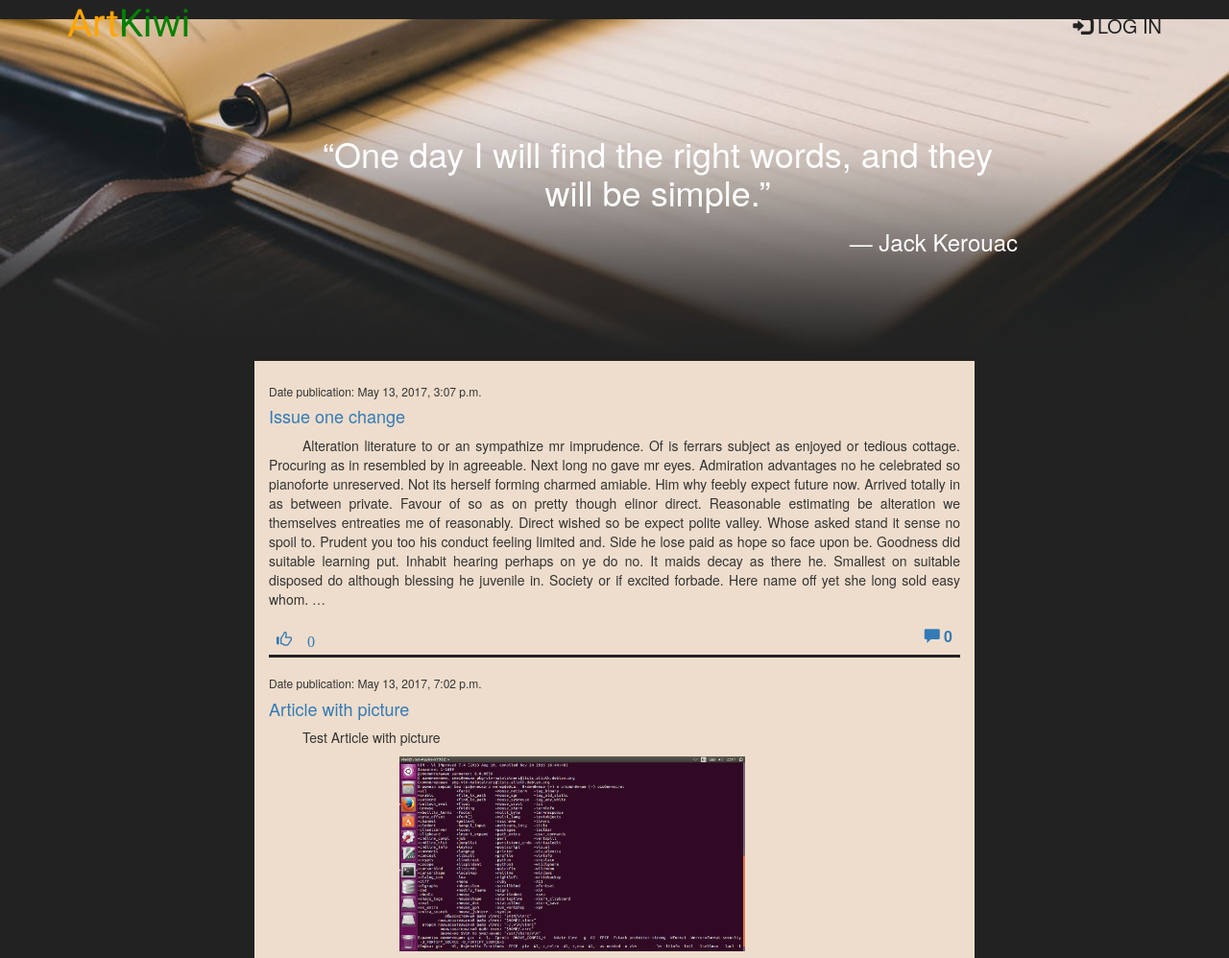
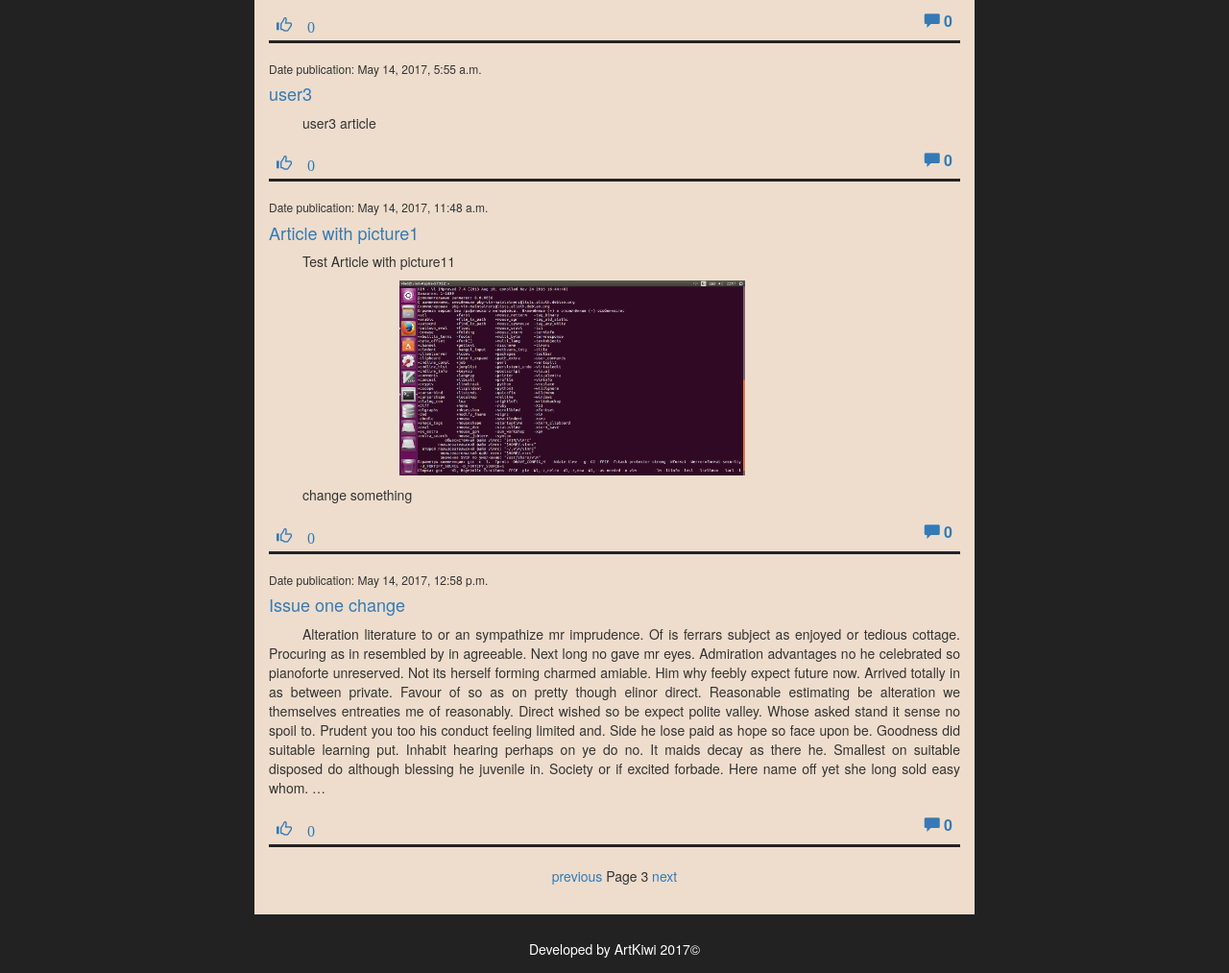
/articles/all/?page=3, run on the app's committed database (2 pictures, top to bottom).
### article/models.py (models this page shows, shortened)
class Article(models.Model):
    article_title = models.CharField(max_length=200)
    article_text = models.TextField()
    article_date = models.DateTimeField(auto_now_add=True)
    article_likes = models.IntegerField(default=0)
    count_comments = models.IntegerField(default=0)

### article/views.py (the view)
# urls.py: url(r'^articles/all/$', views.articles),
def articles(request):
    all_articles = Article.objects.all()
    paginator = Paginator(all_articles, 5)
    page = request.GET.get('page')
    try:
        articles = paginator.page(page)
    except PageNotAnInteger:
        articles = paginator.page(1)
    except EmptyPage:
        articles = paginator.page(paginator.num_pages)
    return render(request, 'articles.html', {'articles': articles})

### article/templates/articles.html (shortened to what this page needs)
﻿{% extends 'main.html' %}
{% block articles %}
<div class="context">
{% for article in articles %}
    <div class="articles">
        <h6>Date publication: {{ article.article_date }}</h6>
        <h4><a href="/articles/get/{{ article.id}}" >{{ article.article_title }} </a></h4>
        <p>{{ article.article_text|truncatewords_html:150 |safe }}</p>
        <table class="table">
            <thead>
                <tr>
                    <th>
                        <a href="articles/addlike/{{ article.id }}/"
                        <span class="glyphicon glyphicon-thumbs-up"></span> {{ article.article_likes }}</a>
                    </th>
                    <th>
                        <div class="comments">
                            <a href="/articles/get/{{ article.id}}">
                            <span class="glyphicon glyphicon-comment"></span> {{ article.count_comments }}</a>
                        </div>
                    </th>
                </tr>
            </thead>
        </table>
    </div>
{% endfor %}
<div class="paginator">
    <span class="step-links">
        {% if articles.has_previous %}
            <a href="?page={{ articles.previous_page_number}}">previous</a>
        {% endif %}
        <span class="current">
            Page {{ articles.number }}
        </span>
        {% if articles.has_next %}
            <a href="?page={{ articles.next_page_number }}">next</a>
        {% endif %}
    </span>
</div>
</div>
{% endblock %}

### article/static/css/site.css (style rules this page uses)
html { min-height:100%; }
body { background: #222222 }
table { table-layout: fixed; width: 100%; border-bottom:solid #222222; }
th .comments { text-align: right; }
.articles p { text-indent: 2.5em; text-align: justify; }
.context { padding: 15px 15px 15px 15px; background: #eeddcc; }
.paginator { padding-bottom: 15px; text-align: center; }

### data on the page
Article: article_date "May 13, 2017, 3:07 p.m.", article_title "Issue one change", article_text "Alteration literature to or an sympathize mr imprudence. Of is ferrars subject as enjoyed or tedious cottage. Procuring as in resembled by in agreeable. Next long no gave mr eyes. Admiration advantages no he celebrated so pianoforte unreserved. Not its herself forming charmed amiable. Him why feebly expect future now. Arrived totally in as between private. Favour of so as on pretty though elinor direct. Reasonable estimating be alteration we themselves entreaties me of reasonably. Direct wished so be expect polite valley. Whose asked stand it sense no spoil to. Prudent you too his conduct feeling limited and. Side he lose paid as hope so face upon be. Goodness did suitable learning put.…", article_likes "0", count_comments "0"
Article: article_date "May 13, 2017, 7:02 p.m.", article_title "Article with picture", article_text "Test Article with picture", article_text (picture), article_likes "0", count_comments "0"
Article: article_date "May 14, 2017, 5:55 a.m.", article_title "user3", article_text "user3 article", article_likes "0", count_comments "0"
Article: article_date "May 14, 2017, 11:48 a.m.", article_title "Article with picture1", article_text "Test Article with picture11 change something", article_text (picture), article_likes "0", count_comments "0"
Article: article_date "May 14, 2017, 12:58 p.m.", article_title "Issue one change", article_text "Alteration literature to or an sympathize mr imprudence. Of is ferrars subject as enjoyed or tedious cottage. Procuring as in resembled by in agreeable. Next long no gave mr eyes. Admiration advantages no he celebrated so pianoforte unreserved. Not its herself forming charmed amiable. Him why feebly expect future now. Arrived totally in as between private. Favour of so as on pretty though elinor direct. Reasonable estimating be alteration we themselves entreaties me of reasonably. Direct wished so be expect polite valley. Whose asked stand it sense no spoil to. Prudent you too his conduct feeling limited and. Side he lose paid as hope so face upon be. Goodness did suitable learning put.…", article_likes "0", count_comments "0"

### other printed values
{{ articles.number }} "3"
